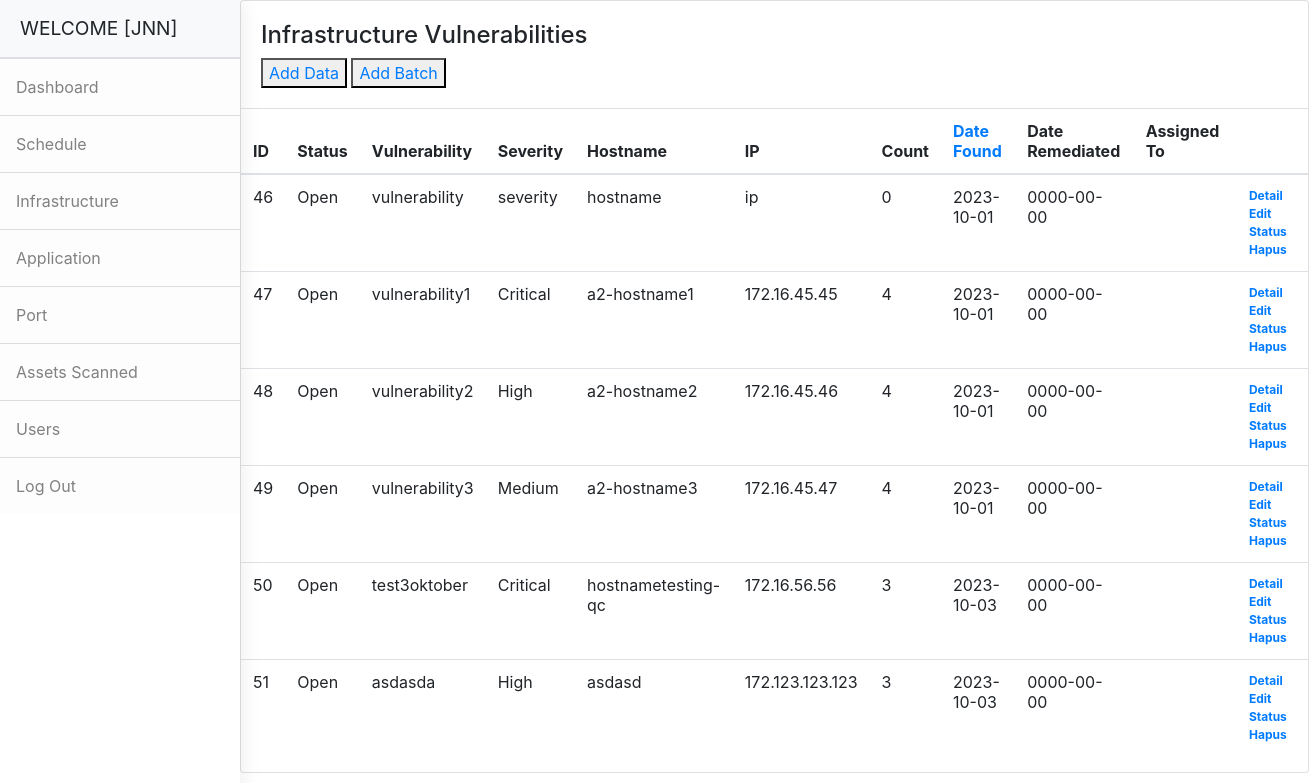
Screenshot of /infrastructure.php (signed in) with the database file from the repository.
### tables this page shows
CREATE TABLE `infra_vulns` (
  `id` int(5) NOT NULL,
  `status` varchar(5) NOT NULL DEFAULT 'Open',
  `plugin_id` int(5) NOT NULL,
  `vulnerability` varchar(255) NOT NULL,
  `severity` varchar(10) NOT NULL,
  `hostname` varchar(255) NOT NULL,
  `ip` varchar(255) NOT NULL,
  `count` int(5) NOT NULL,
  `date_found` date NOT NULL,
  `date_remediated` date NOT NULL,
  `assigned_to` varchar(5) NOT NULL,
  `current_status` varchar(2000) NOT NULL
);

### infrastructure.php (the view, shortened to what this page needs)
<?php
require('sidebar.php');
$columns = array('date_found');
$column = isset($_GET['column']) && in_array($_GET['column'], $columns) ? $_GET['column'] : $columns[0];
$sort_order = isset($_GET['order']) && strtolower($_GET['order']) == 'desc' ? 'DESC' : 'ASC';
if ($result = $connection->query('SELECT * FROM infra_vulns ORDER BY ' .  $column . ' ' . $sort_order)) {
	$up_or_down = str_replace(array('ASC','DESC'), array('up','down'), $sort_order);
	$asc_or_desc = $sort_order == 'ASC' ? 'desc' : 'asc';
	$add_class = '';
?>
<div class="content">
	<div class="orders">
	   <div class="row">
		  <div class="col-xl-12">
			 <div class="card">
				<div class="card-body">
				   <h4 class="box-title">Infrastructure Vulnerabilities</h4>
				   <?php if($_SESSION['ADMIN_TEAM']=="sec"){?>
				   <button><a href="add_infrastructure.php">Add Data</a></button>
				   <button><a href="ADD_infra_batch.php">Add Batch</a></button>
				   <?php } ?>
				</div>
				<div class="card-body--">
				   <div class="table-stats order-table ov-h">
					  <table class="table ">
						 <thead>
							<tr>
							   <th>ID</th>
							   <th>Status</th>
							   <th>Vulnerability</th>
							   <th>Severity</th>
							   <th>Hostname</th>
						       <th>IP</th>
							   <th>Count</th>
							   <th><a href="infrastructure.php?column=name&order=<?php echo $asc_or_desc; ?>&date_sort=<?php echo $asc_or_desc; ?>">Date Found<i class="fas fa-sort<?php echo $column == 'date_found' ? '-' . $up_or_down : ''; ?>"></i></a></th>
							   <th>Date Remediated</th>
							   <th>Assigned To</th>
							   <th></th>
							</tr>
						 </thead>
						 <tbody>
							<?php
							while($row=$result->fetch_assoc()):?>
							<tr>
							   <td><?php echo $column == 'id' ? $add_class : ''; ?><?php echo $row['id']; ?></td>
							   <td><?php echo $column == 'status' ? $add_class : ''; ?><?php echo $row['status']; ?></td>
							   <td><?php echo $column == 'vulnerability' ? $add_class : ''; ?><?php echo $row['vulnerability']; ?></td>
							   <td><?php echo $column == 'severity' ? $add_class : ''; ?><?php echo $row['severity']; ?></td>
							   <td><?php echo $column == 'hostname' ? $add_class : ''; ?><?php echo $row['hostname']; ?></td>
							   <td><?php echo $column == 'ip' ? $add_class : ''; ?><?php echo $row['ip']; ?>
							   <td><?php echo $column == 'count' ? $add_class : ''; ?><?php echo $row['count']; ?></td>
							   <td><?php echo $column == 'date_found' ? $add_class : ''; ?><?php echo $row['date_found']; ?></td>
							   <td><?php echo $column == 'date_remediated' ? $add_class : ''; ?><?php echo $row['date_remediated']; ?></td>
							   <td><?php echo $column == 'assigned_to' ? $add_class : ''; ?><?php echo $row['assigned_to']; ?></td>
							   <td>
								<?php
								echo "<span class='badge badge-edit'><a href='https://www.tenable.com/plugins/nessus/".$row['plugin_id']."'>Detail</a></span>";
								echo "<span class='badge badge-edit'><a href='EDIT_infrastructure.php?id=$row[id]'>Edit</a></span>";
								echo "<span class='badge badge-edit'><a href='STATUS_infra.php?id=$row[id]'>Status</a></span>";
								echo "<span class='badge badge-delete'><a href='DELETE_infrastructure.php?id=$row[id]' onClick=\"return confirm('Apakah anda yakin ingin menghapus data?');\"> Hapus </a></span>";
								?>
							   </td>
							</tr>
							<?php endwhile; ?>
						 </tbody>
					  </table>
				   </div>
				</div>
			 </div>
		  </div>
	   </div>
	</div>
</div>
<?php
						}
						?>

### sidebar.php (shortened to what this page needs)
<html lang="en">
    <head>
        <link href="assets/css/style.css" rel="stylesheet" />
    </head>
    <body>
    <aside id="left-panel" class="left-panel">
        <div class="d-flex" id="wrapper">
            <div class="border-end bg-white" id="sidebar-wrapper">
                <div class="sidebar-heading border-bottom bg-light">WELCOME [<?php echo $_SESSION['ADMIN_USERNAME']?>]</div>
                <div class="list-group list-group-flush">
                    <a class="list-group-item list-group-item-action list-group-item-light p-3" href="index.php">Dashboard</a>
                    <a class="list-group-item list-group-item-action list-group-item-light p-3" href="scheduler.php">Schedule</a>
                    <a class="list-group-item list-group-item-action list-group-item-light p-3" href="infrastructure.php">Infrastructure</a>
                    <a class="list-group-item list-group-item-action list-group-item-light p-3" href="application.php">Application</a>
                    <a class="list-group-item list-group-item-action list-group-item-light p-3" href="port.php">Port</a>
                    <a class="list-group-item list-group-item-action list-group-item-light p-3" href="failed_scans.php">Assets Scanned</a>
                    <?php if($_SESSION['ADMIN_ROLE']!="user"){?>
                    <a class="list-group-item list-group-item-action list-group-item-light p-3" href="users.php">Users</a>
				    <?php } ?>
                    <a class="list-group-item list-group-item-action list-group-item-light p-3" href="logout.php">Log Out</a>
                </div>
            </div>
    </aside>
    </body>
</html>

### rows the page displays
infra_vulns: id "46", status "Open", vulnerability "vulnerability", severity "severity", hostname "hostname", ip "ip", count "0", date_found "2023-10-01", date_remediated "0000-00-00"
infra_vulns: id "47", status "Open", vulnerability "vulnerability1", severity "Critical", hostname "a2-hostname1", ip "172.16.45.45", count "4", date_found "2023-10-01", date_remediated "0000-00-00"
infra_vulns: id "48", status "Open", vulnerability "vulnerability2", severity "High", hostname "a2-hostname2", ip "172.16.45.46", count "4", date_found "2023-10-01", date_remediated "0000-00-00"
infra_vulns: id "49", status "Open", vulnerability "vulnerability3", severity "Medium", hostname "a2-hostname3", ip "172.16.45.47", count "4", date_found "2023-10-01", date_remediated "0000-00-00"
infra_vulns: id "50", status "Open", vulnerability "test3oktober", severity "Critical", hostname "hostnametesting-qc", ip "172.16.56.56", count "3", date_found "2023-10-03", date_remediated "0000-00-00"
infra_vulns: id "51", status "Open", vulnerability "asdasda", severity "High", hostname "asdasd", ip "172.123.123.123", count "3", date_found "2023-10-03", date_remediated "0000-00-00"

### other values shown
$_SESSION['ADMIN_USERNAME'] "JNN"
